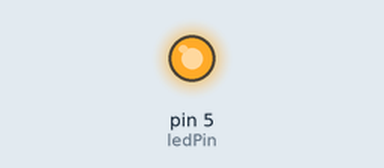
This sketch was run on a simulated Arduino Uno, built with avr-gcc and run on an emulated ATmega328P. Shown: output pins drawn as LEDs (lit = HIGH).

Above: at 0.1 s.
Timing chart, 0 to 1.6 s (numbered marks = the images above):
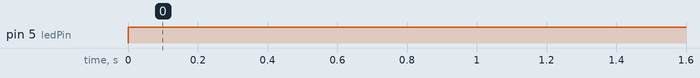

The sketch:

led_test.ino
```cpp
/***
 * LED Blinking
 * Code Written by TechMartian
 */
const int ledPin = 5;
void setup() {
  // setup pin 5 as a digital output pin
  pinMode (ledPin, OUTPUT);
}
void loop() {
  digitalWrite (ledPin, HIGH);  // turn on the LED
//  delay(1000); // wait for half a second or 500 milliseconds
//  digitalWrite (ledPin, LOW); // turn off the LED
//  delay(1000); // wait for half a second or 500 milliseconds
}
```

Measured:
- by itself, pin 5 (ledPin): LOW → HIGH at 0.00 s
